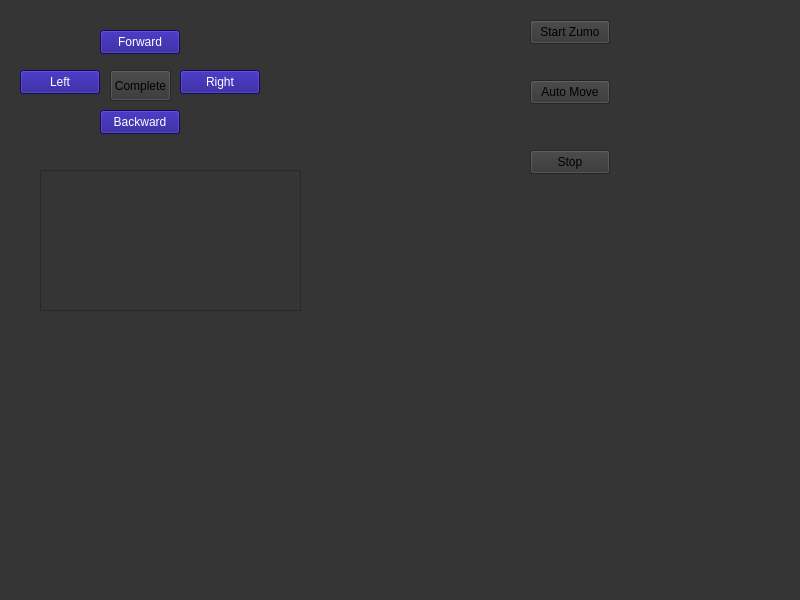
<?xml version="1.0" encoding="UTF-8"?>
<ui version="4.0">
 <class>MainWindow</class>
 <widget class="QMainWindow" name="MainWindow">
  <property name="geometry">
   <rect>
    <x>0</x>
    <y>0</y>
    <width>800</width>
    <height>600</height>
   </rect>
  </property>
  <property name="windowTitle">
   <string>MainWindow</string>
  </property>
  <property name="styleSheet">
   <string notr="true">background-color: rgb(53, 53, 53);</string>
  </property>
  <widget class="QWidget" name="centralwidget">
   <widget class="QPushButton" name="pushButton">
    <property name="geometry">
     <rect>
      <x>100</x>
      <y>30</y>
      <width>80</width>
      <height>24</height>
     </rect>
    </property>
    <property name="styleSheet">
     <string notr="true">color: rgb(255, 255, 255);
background-color: rgb(25, 10, 136);</string>
    </property>
    <property name="text">
     <string>Forward</string>
    </property>
   </widget>
   <widget class="QPushButton" name="pushButton_2">
    <property name="geometry">
     <rect>
      <x>100</x>
      <y>110</y>
      <width>80</width>
      <height>24</height>
     </rect>
    </property>
    <property name="styleSheet">
     <string notr="true">color: rgb(255, 255, 255);
background-color: rgb(25, 10, 136);</string>
    </property>
    <property name="text">
     <string>Backward</string>
    </property>
   </widget>
   <widget class="QPushButton" name="pushButton_3">
    <property name="geometry">
     <rect>
      <x>180</x>
      <y>70</y>
      <width>80</width>
      <height>24</height>
     </rect>
    </property>
    <property name="styleSheet">
     <string notr="true">color: rgb(255, 255, 255);
background-color: rgb(25, 10, 136);</string>
    </property>
    <property name="text">
     <string>Right</string>
    </property>
   </widget>
   <widget class="QPushButton" name="pushButton_4">
    <property name="geometry">
     <rect>
      <x>20</x>
      <y>70</y>
      <width>80</width>
      <height>24</height>
     </rect>
    </property>
    <property name="styleSheet">
     <string notr="true">color: rgb(255, 255, 255);
background-color: rgb(25, 10, 136);</string>
    </property>
    <property name="text">
     <string>Left</string>
    </property>
   </widget>
   <widget class="QPushButton" name="pushButton_5">
    <property name="geometry">
     <rect>
      <x>530</x>
      <y>20</y>
      <width>80</width>
      <height>24</height>
     </rect>
    </property>
    <property name="text">
     <string>Start Zumo</string>
    </property>
   </widget>
   <widget class="QPushButton" name="pushButton_6">
    <property name="geometry">
     <rect>
      <x>110</x>
      <y>70</y>
      <width>61</width>
      <height>31</height>
     </rect>
    </property>
    <property name="text">
     <string>Complete</string>
    </property>
   </widget>
   <widget class="QPushButton" name="pushButton_7">
    <property name="geometry">
     <rect>
      <x>530</x>
      <y>80</y>
      <width>80</width>
      <height>24</height>
     </rect>
    </property>
    <property name="text">
     <string>Auto Move</string>
    </property>
   </widget>
   <widget class="QPushButton" name="pushButton_8">
    <property name="geometry">
     <rect>
      <x>530</x>
      <y>150</y>
      <width>80</width>
      <height>24</height>
     </rect>
    </property>
    <property name="text">
     <string>Stop</string>
    </property>
   </widget>
   <widget class="QTextEdit" name="textEdit">
    <property name="geometry">
     <rect>
      <x>40</x>
      <y>170</y>
      <width>261</width>
      <height>141</height>
     </rect>
    </property>
   </widget>
  </widget>
  <widget class="QMenuBar" name="menubar">
   <property name="geometry">
    <rect>
     <x>0</x>
     <y>0</y>
     <width>800</width>
     <height>21</height>
    </rect>
   </property>
  </widget>
  <widget class="QStatusBar" name="statusbar"/>
 </widget>
 <resources/>
 <connections/>
</ui>
